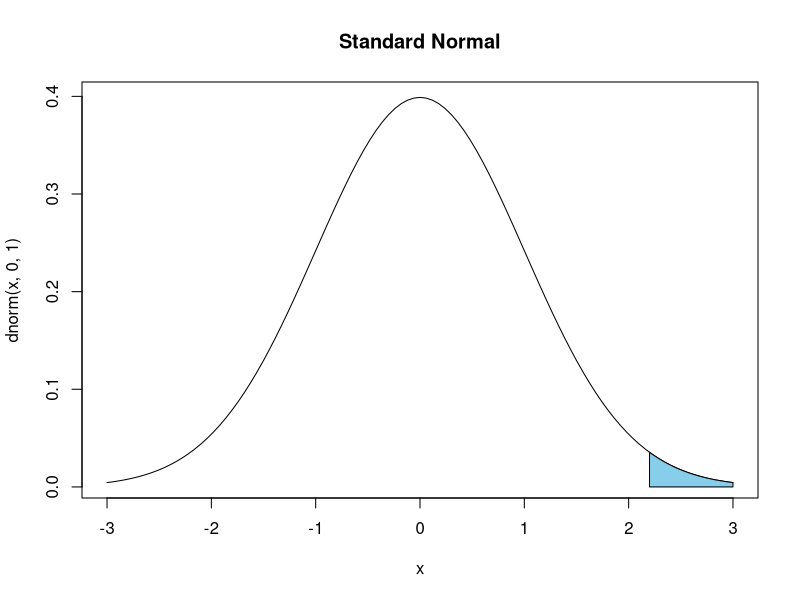
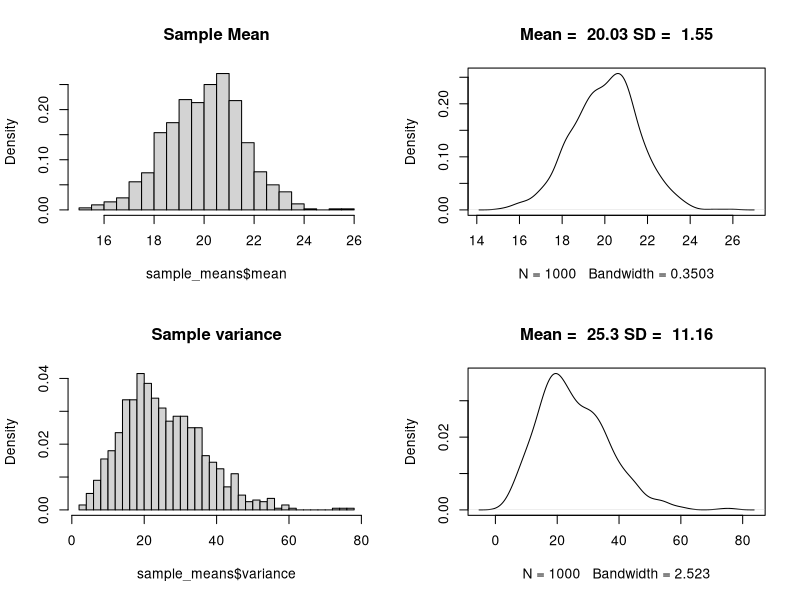
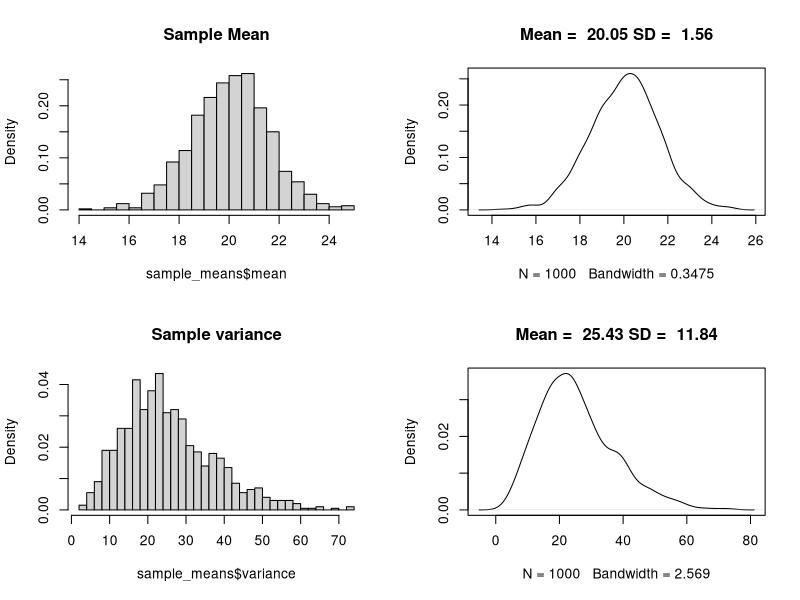
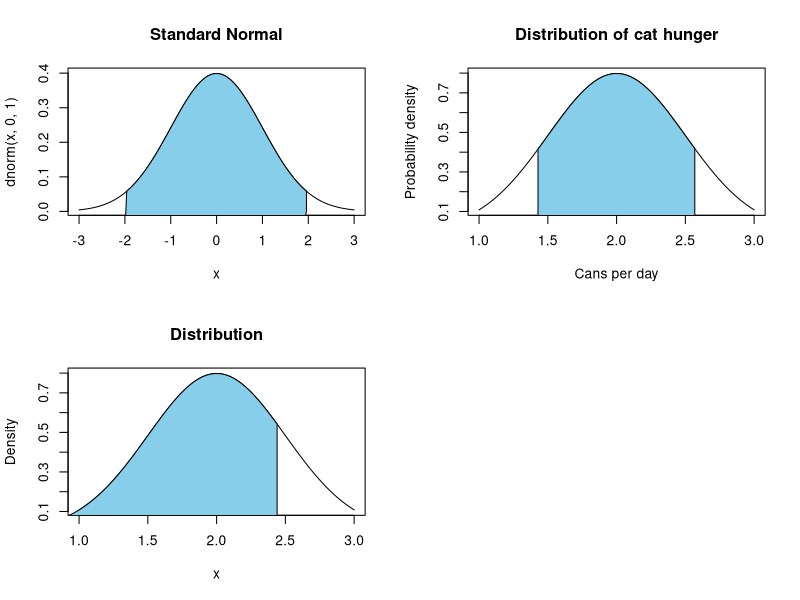
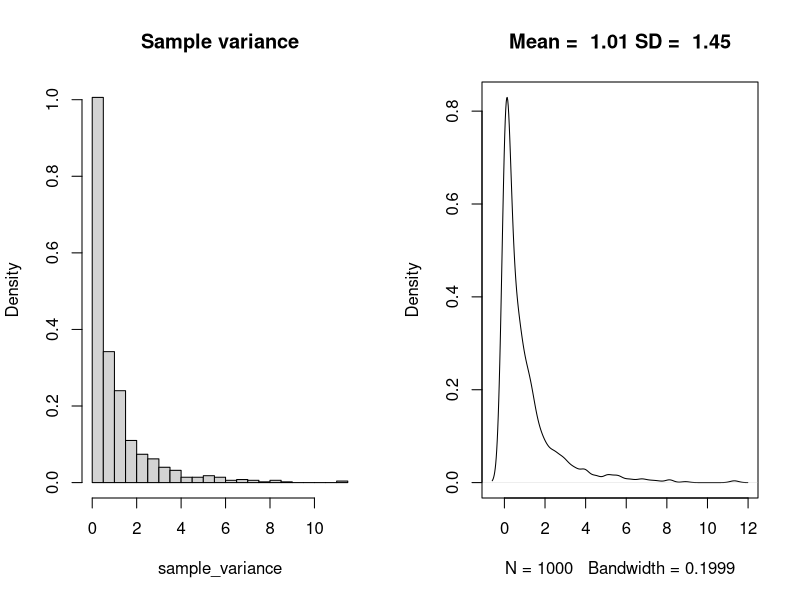
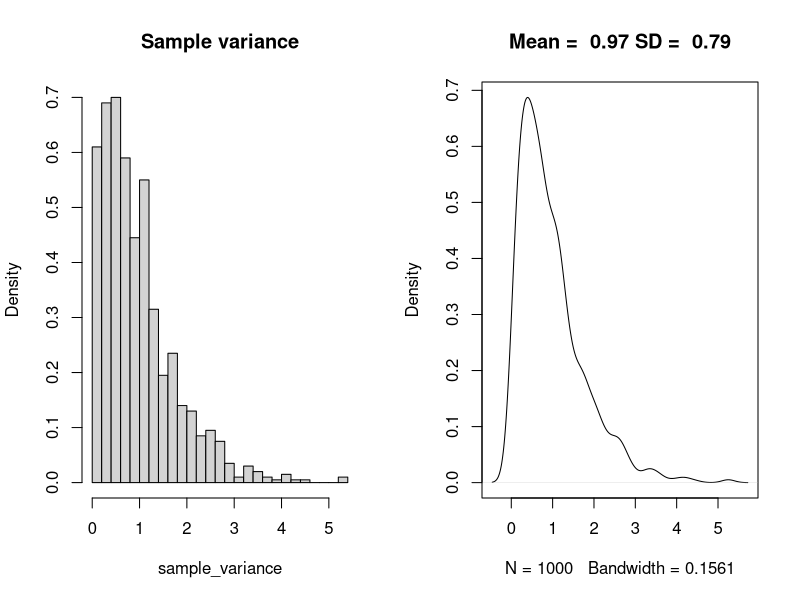
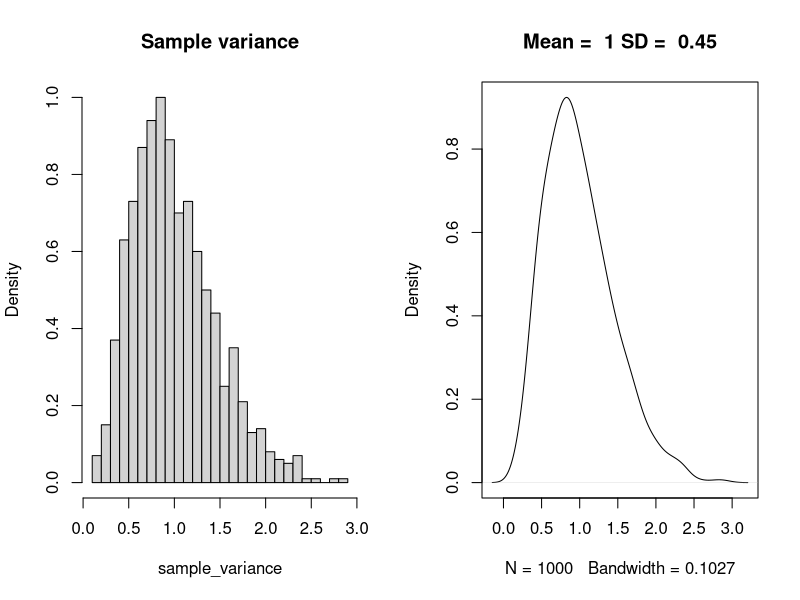
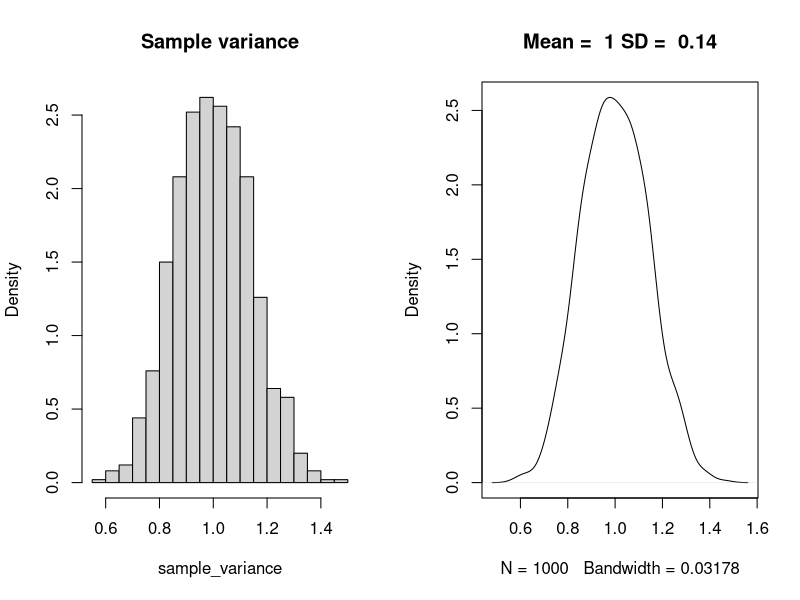

These charts were generated, in order, by the following R code:
## ---- chunk 1
cord.x <- c(2.2,seq(2.2,3,0.01),3)
cord.y <- c(0,dnorm(seq(2.2,3,0.01)),0)
curve(dnorm(x,0,1),xlim=c(-3,3),main='Standard Normal')
polygon(cord.x,cord.y,col='skyblue')
## ---- chunk 2
run_one_sample <- function(sample_size = 100, population_mean = 0, population_sd = 1)
{
  sample_means <- rnorm(n = sample_size, mean = population_mean, sd = population_sd) 
  data.frame(mean = mean(sample_means), variance = var(sample_means))
}

run_simulation <- function(sample_size = 100, 
                           number_of_simulations = 1000, 
                           population_mean = 0, 
                           population_sd = 1)
  {
require(data.table)
rbindlist(replicate(number_of_simulations, 
  list(run_one_sample(sample_size = sample_size, 
  population_mean = population_mean, 
  population_sd = population_sd))))

}
make_hist_and_plot <- function(sample_means){
  par(mfrow=c(2,2)) # 
  hist(sample_means$mean,freq=F, breaks = 30, main = "Sample Mean")
  plot(density(sample_means$mean), 
       main = paste("Mean = ", round(mean(sample_means$mean),2) , 
                    "SD = ", round(sd(sample_means$mean),2)))
  hist(sample_means$variance,freq=F, breaks = 30, main = 'Sample variance')
  plot(density(sample_means$variance), 
       main = paste("Mean = ", round(mean(sample_means$variance),2) , 
                    "SD = ", round(sd(sample_means$variance),2)))} 
make_hist_and_plot(
  run_simulation(10,1000,20,5))
## ---- chunk 3
make_hist_and_plot(
  run_simulation(10,1000,20,5))
## ---- chunk 4
cord.x <- c(-3,seq(-1.96,1.96,0.01),1.96)
cord.y <- c(-3,dnorm(seq(-1.96,1.96,0.01)),0)
curve(dnorm(x,0,1),xlim=c(-3,3),main='Standard Normal')
polygon(cord.x,cord.y,col='skyblue')
## ---- chunk 5
plot_normal_shaded_interval <- function(mean = 0, sd = 1, shade_from = -2, shade_to = 2, x_lower = mean - 2*sd, x_upper = mean + 2*sd, title = "Distribution", xlab = "x", ylab = "Density"){
  cord.x <- c(seq(shade_from, shade_to,0.01))
  cord.y <- c(dnorm(cord.x, mean = mean, sd = sd))
  cord.x[1] <- cord.x[2]
  cord.x[length(cord.x)] <- cord.x[length(cord.x) - 1]
  cord.y[1] <- 0
  cord.y[length(cord.y)] <- 0
  curve(dnorm(x, mean, sd),xlim=c(x_lower,x_upper),main= title,xlab = xlab, ylab = ylab)
  polygon(cord.x,cord.y,col='skyblue')
  }
plot_normal_shaded_interval( mean = 2, sd = .5, shade_from = 2 + qnorm(.05) * .5/sqrt(2), shade_to = 2 + qnorm(.95) * .5/sqrt(2), title = "Distribution of cat hunger", xlab = "Cans per day", ylab = "Probability density") 
## ---- chunk 6
plot_normal_shaded_interval(2, .5, 0, 2 + qnorm(.90) * .5/sqrt(2)) 
## ---- chunk 7
nsim = 1000
run_variance_simulation <- function(sample_size = 2, number_of_simulations = 1000, population_mean = 0, population_sd = 1)
  {

sample_variances <- replicate(number_of_simulations, var(rnorm(n = sample_size, mean = population_mean, sd = population_sd)))
}

#Define a new plot function so that the plot titles are correct
make_variance_hist_and_plot <- function(sample_variance){
  par(mfrow=c(1,2)) # 
  hist(sample_variance,freq=F, breaks = 30, main = "Sample variance")
  plot(density(sample_variance), main = paste("Mean = ", round(mean(sample_variance),2) , "SD = ", round(sd(sample_variance),2)))} 

make_variance_hist_and_plot(run_variance_simulation(sample_size = 2, number_of_simulations = nsim, population_mean = 0, population_sd = 1))
## ---- chunk 8
make_variance_hist_and_plot(run_variance_simulation(sample_size = 4, number_of_simulations = nsim, population_mean = 0, population_sd = 1))
## ---- chunk 9
make_variance_hist_and_plot(run_variance_simulation(sample_size = 10, number_of_simulations = nsim, population_mean = 0, population_sd = 1))
## ---- chunk 10
make_variance_hist_and_plot(run_variance_simulation(sample_size = 100, number_of_simulations = nsim, population_mean = 0, population_sd = 1))
## ---- chunk 11
make_variance_hist_and_plot(run_variance_simulation(sample_size = 2, number_of_simulations = nsim, population_mean = 0, population_sd = 1))
## ---- chunk 12
library(ggplot2)
x <- seq(from = 0.1,by = .01,to = 20)
ggplot(data.frame(x = x), aes(x = x)) + 
  stat_function(fun = dchisq, args=list(df = 1), aes(linetype = "df = 1")) +
  stat_function(fun = dchisq, args=list(df = 2), aes(linetype = "df = 2")) +
  stat_function(fun = dchisq, args=list(df = 4), aes(linetype = "df = 4")) +
  stat_function(fun = dchisq, args=list(df = 10), aes(linetype = "df = 10")) +
  scale_linetype_discrete(limits = paste("df", "=", c(1,2,4,10)))+ labs(linetype = NULL, y = "f(x)")
## ---- chunk 13
par(mfcol=c(3, 1))
p = .5
for(n in c(5,10,60))
{
    x <- dbinom(0:(n), size=n, p=p)
    barplot(x, names.arg=0:(n), space=0, main=paste('n = ',n,", p = ",p,sep=''), xlab = "Number of successes (X)", ylab = ("p(X)"))
}
## ---- chunk 14
library(knitr)
set.seed(238239)
dice_table <- data.frame(table(sample(1:6,100,replace = TRUE)))
names(dice_table) <- c("$x_i$", "$f_{o(i)}$")
kable(dice_table)
## ---- chunk 15
library(ggplot2)
x <- seq(from = -5,by = .01,to = 5)
ggplot(data.frame(x = x), aes(x = x)) + 
  stat_function(fun = dt, args=list(df = 1), aes(linetype = "df = 1")) +
  stat_function(fun = dt, args=list(df = 2), aes(linetype = "df = 2")) +
  stat_function(fun = dt, args=list(df = 4), aes(linetype = "df = 4")) +
  stat_function(fun = dt, args=list(df = 10), aes(linetype = "df = 10")) +
  scale_linetype_discrete(limits = paste("df", "=", c(1,2,4,10)))+ labs(linetype = NULL, y = "f(x)")
## ---- chunk 16
## plot multiple figures:
## replace ugly par... specification with 
## something easier to remember:
multiplot <- function(row,col){
     par(mfrow= c(row,col), pty = "s")
   }

range <- seq(-4,4,.01)  
 
multiplot(2,2)

 for(i in c(2,5,15,20)){
   plot(range,dnorm(range),type="l",lty=1,
        xlab="",ylab="",
        cex.axis=1)
   lines(range,dt(range,df=i),lty=2,lwd=1)
   mtext(paste("df=",i),cex=1.2)
 }
## ---- chunk 17
(sleep_times <- round(rnorm(5,1,1),2))
## ---- chunk 18
t.test(sleep_times)
## ---- chunk 19
t_test_sim <- function(n, mean = 1, sd = 1){
  t_results <- t.test(rnorm(n, mean, sd))
  t_results$statistic}
simulation_results <- replicate(1000, t_test_sim(5, 1, 1))
hist(simulation_results, main = paste0("Proportion of |t| > ", round(qt(.975, 4),2), ": ", sum(abs(simulation_results) > qt(.975, 4),2)/length(simulation_results)), 100)
## ---- chunk 20
simulation_results <- replicate(1000, t_test_sim(5, 2, 1))
hist(simulation_results, main = paste0("Proportion of |t| > ", round(qt(.975, 4),2), ": ", sum(abs(simulation_results) > qt(.975, 4),2)/length(simulation_results)), 100)
## ---- chunk 21
simulation_results <- replicate(1000, t_test_sim(5, 1, .5))
hist(simulation_results, main = paste0("Proportion of |t| > ", round(qt(.975, 4),2), ": ", sum(abs(simulation_results) > qt(.975, 4),2)/length(simulation_results)), 100)

## ---- chunk 22
simulation_results <- replicate(1000, t_test_sim(10, 1, 1))
hist(simulation_results, main = paste0("Proportion of |t| > ", round(qt(.975, 4),2), ": ", sum(abs(simulation_results) > qt(.975, 4),2)/length(simulation_results)), 100)
## ---- chunk 23
t_test_cheating_sim <- function(n_max = 30, n_increments = 2, sd = 1){
  samples <- NULL
  significant <- FALSE
  
  while(length(samples) <= n_max & significant == FALSE){
      samples <- c(samples, rnorm(n_increments, mean = 0, sd = sd))
      significant <- t.test(samples)$p.value <= .05
    }
  return(significant)
  }
## ---- chunk 24
simulation_results <- replicate(1000, t_test_cheating_sim(n_max = 30, n_increments = 2, sd = 1))
barplot(table(simulation_results), names.arg = c("no","yes"),xlab= "Significant", ylab = "Number of simulations", main = paste0("Proportion of significant results: ", sum(simulation_results)/length(simulation_results)), 100)
